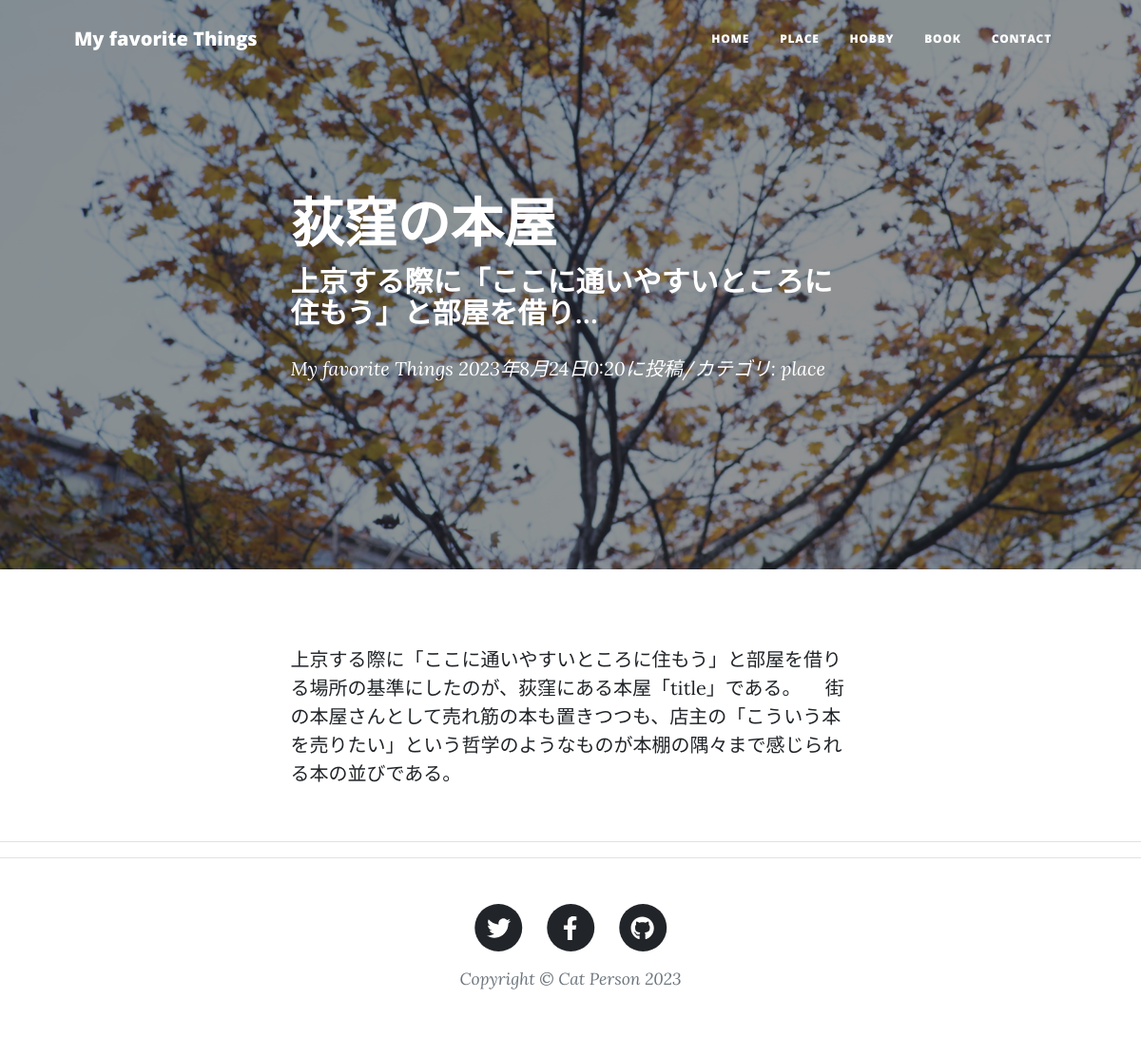
/blog-detail/11/, run on the app's committed database.
### blogapp/models.py (models this page shows, shortened)
class BlogPost(models.Model):
    CATEGORY=(('place', '場所'),
              ('hobby', '趣味'),
              ('book', '本'))
    title=models.CharField(
        verbose_name='タイトル',
        max_length=200
    )
    content=models.TextField(
        verbose_name='本文'
    )
    posted_at=models.DateTimeField(
        verbose_name='投稿日時',
        auto_now_add=True
    )
    category=models.CharField(
        verbose_name='カテゴリ',
        max_length=50,
        choices=CATEGORY
    )

### blogapp/views.py (the view)
class BlogDetail(DetailView):
    template_name='post.html'
    model=BlogPost

### blogapp/templates/post.html (shortened to what this page needs)
{% extends 'base.html' %}
{% load static %}
        {% block header %}
        <header class="masthead" style="background-image: url({% static 'assets/img/tree.JPG' %})">
            <div class="container position-relative px-4 px-lg-5">
                <div class="row gx-4 gx-lg-5 justify-content-center">
                    <div class="col-md-10 col-lg-8 col-xl-7">
                        <div class="post-heading">
                            <h1>{{object.title}}</h1>
                            <h2 class="subheading">{{object.content|truncatechars:30}}</h2>
                            <span class="meta">
                                <a href={% url 'blogapp:index' %}>My favorite Things</a>
                                {{object.posted_at}}に投稿/カテゴリ:
                                {{object.category}}
                            </span>
                        </div>
                    </div>
                </div>
            </div>
        </header>
        {% endblock %}
        {% block contents %}
        <article class="mb-4">
            <div class="container px-4 px-lg-5">
                <div class="row gx-4 gx-lg-5 justify-content-center">
                    <div class="col-md-10 col-lg-8 col-xl-7">
                        <p>{{object.content}}</p>
                    </div>
                </div>
            </div>
        </article>
        <hr>
        {% endblock %}

### data on the page
BlogPost: title "荻窪の本屋", content "上京する際に「ここに通いやすいところに住もう」と部屋を借り…", posted_at "2023年8月24日0:20", category "place", content "上京する際に「ここに通いやすいところに住もう」と部屋を借りる場所の基準にしたのが、荻窪にある本屋「title」である。 街の本屋さんとして売れ筋の本も置きつつも、店主の「こういう本を売りたい」という哲学のようなものが本棚の隅々まで感じられる本の並びである。"
